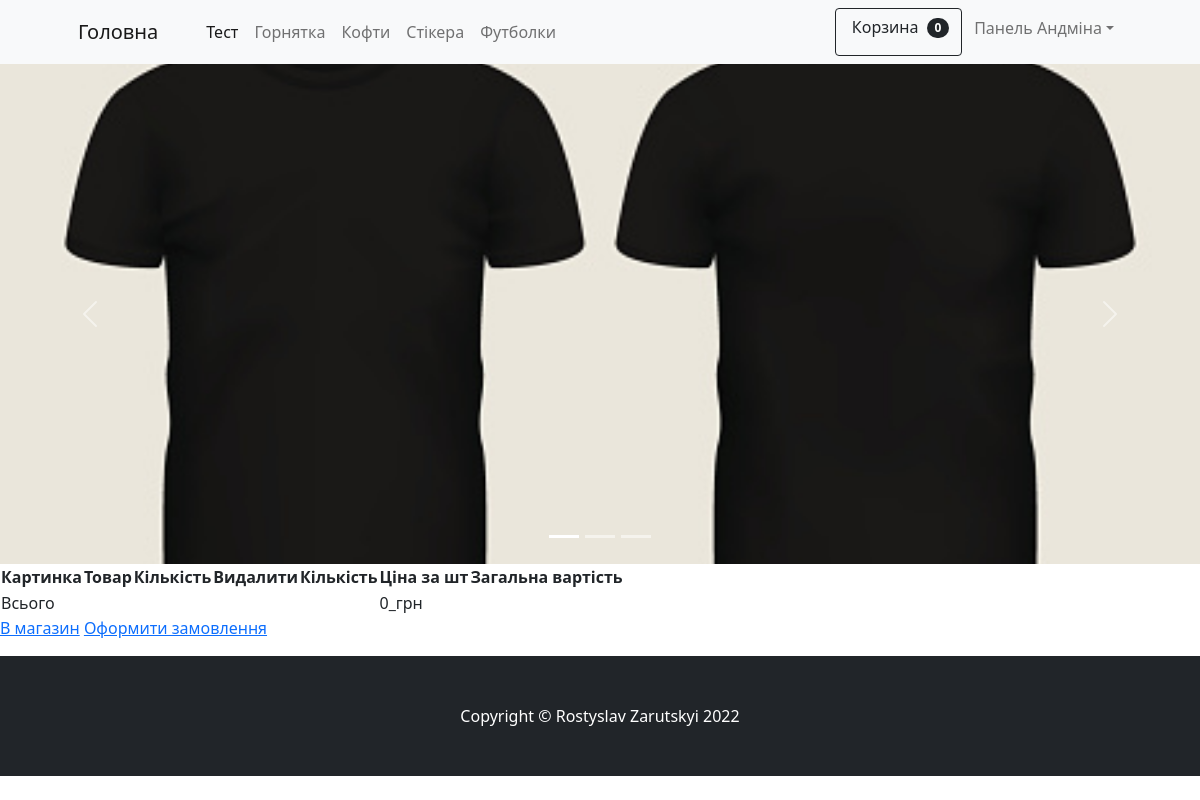
Page /cart/ on the committed database.
### shop/models.py (models this page shows, shortened)
class Category(models.Model):
    name = models.CharField(max_length=150, db_index=True, verbose_name='Назва категорії')
    photo = models.ImageField(upload_to='photos/%Y/%m/%d', verbose_name='Фото', blank=True)
    class Meta:
        verbose_name = 'Категорія '
        verbose_name_plural = 'Категорії'
        ordering = [ 'name']

### cart/views.py (the view)
# urls.py: path('', views.cart_detail, name='cart_detail'),
def cart_detail(request):
    cart = Cart(request)
    for item in cart:
        item['update_quantity_form'] = CartAddProductForm(initial={'quantity': item['quantity'],
                                                                   'update': True})
    return render(request, 'cart/detail.html', {'cart': cart})

### cart/cart.py (called while the page is built)
    def __iter__(self):
        product_ids = self.cart.keys()
        products = Product.objects.filter(id__in=product_ids)
        cart = self.cart.copy()
        for product in products:
            cart[str(product.id)]['product'] = product
        for item in cart.values():
            item['price'] = Decimal(item['price'])
            item['total_price'] = item['price'] * item['quantity']
            yield item

    def __len__(self):
        return sum(item['quantity'] for item in self.cart.values())

    def get_total_price(self):
        return sum(Decimal(item['price']) * item['quantity'] for item in self.cart.values())

    def get_total_quantity(self):
        return sum(item['quantity'] for item in self.cart.values())

### cart/context_processors.py (called while the page is built)
def cart(request):
    return {'cart': Cart(request)}

### shop/templatetags/shop_tags.py (called while the page is built)
@register.simple_tag(name='get_list_categories')
def get_categories():
    return Category.objects.all()

### cart/templates/cart/detail.html (shortened to what this page needs)
{% extends 'base.html' %}
{% block content %}
<table class="cart" >
    <thead>
      <tr>
        <th>Картинка</th>
        <th>Товар</th>
        <th>Кількість</th>
        <th>Видалити</th>
        <th>Кількість</th>
        <th>Ціна за шт</th>
        <th>Загальна вартість</th>
      </tr>
    </thead>
    <tbody>
                <tr class="total">
                  <td>Всього</td>
                  <td colspan="4"></td>
                  <td class="num">{{ cart.get_total_price }}_грн </td>
                </tr>
              </tbody>
            </table>
            <p class="text-right">
              <a href="{% url 'home'  %}" class="button light">В магазин</a>
              <a href="#" class="button">Оформити замовлення</a>
            </p>
{% endblock %}

### templates/inc/_nav.html (shortened to what this page needs)
{% load shop_tags %}
       <nav class="navbar navbar-expand-lg navbar-light bg-light">
            <div class="container px-4 px-lg-5">
                <a class="navbar-brand" href="{% url 'home' %}">Головна</a>
                <div class="collapse navbar-collapse" id="navbarSupportedContent">
                    <ul class="navbar-nav me-auto mb-2 mb-lg-0 ms-lg-4">
                        <li class="nav-item"><a class="nav-link active" aria-current="page" href="">Тест</a></li>
                        {% get_list_categories as categories %}
                        {% for item in categories %}
                        <li class="nav-item"><a class="nav-link" href="{% url 'category' item.id %}">{{ item.name }}</a></li>
                        {% endfor %}
                    </ul>
                    <div class="d-flex">
    					<a  href="" class="btn btn-outline-dark" data-bs-toggle="modal" data-bs-target="#modal-link" type="submit">
                            Корзина
                            <span class="badge bg-dark text-white ms-1 rounded-pill">{{ cart.get_total_quantity }}</span>
                        </a>
                        <ul class="navbar-nav me-auto mb-2 mb-lg-2 ms-lg-1">
                        <li class="nav-item dropdown">
                            <a class="nav-link dropdown-toggle" id="navbarDropdown" href="#" role="button" data-bs-toggle="dropdown" aria-expanded="false">Панель Андміна</a>
                        </ul>
                    </div>
                </div>
            </div>
        </nav>

### rows in the picture
Category: name "Горнятка"
Category: name "Кофти"
Category: name "Стікера"
Category: name "Футболки"

### other values in the picture
{{ cart.get_total_quantity }} "0"
{{ cart.get_total_price }} "0"
